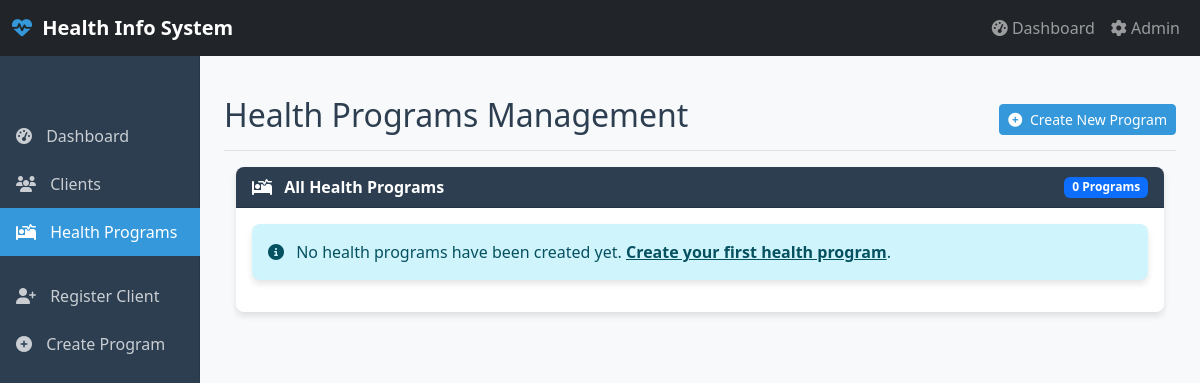
The app's page /programs/, older data.
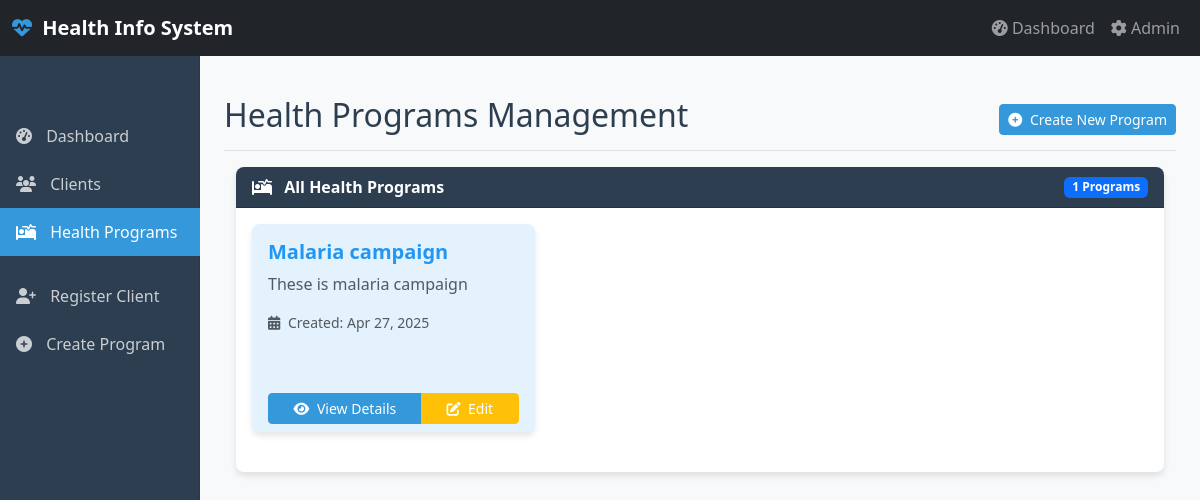
The same page, newer data.
### core/models.py (models this page shows, shortened)
class HealthProgram(models.Model):
    id = models.UUIDField(primary_key=True, default=uuid.uuid4, editable=False)
    name = models.CharField(max_length=100)
    description = models.TextField(blank=True)
    created_at = models.DateTimeField(auto_now_add=True)
    updated_at = models.DateTimeField(auto_now=True)
    class Meta:
        ordering = ['name']

### core/views.py (the view)
# urls.py: path('programs/', views.program_list, name='program_list'),
def program_list(request):
    programs = HealthProgram.objects.all()
    context = {'programs': programs}
    return render(request, 'program/list.html', context)

### core/templates/program/list.html (shortened to what this page needs)
{% extends 'base.html' %}
{% block page_header %}Health Programs Management{% endblock %}
{% block page_actions %}
<div class="btn-group">
    <a href="{% url 'program_create' %}" class="btn btn-sm btn-primary">
        <i class="fas fa-plus-circle me-1"></i> Create New Program
    </a>
</div>
{% endblock %}
{% block content %}
<div class="row">
    <div class="col-12" data-aos="fade-up">
        <div class="card">
            <div class="card-header">
                <div class="d-flex justify-content-between align-items-center">
                    <span><i class="fas fa-procedures me-2"></i> All Health Programs</span>
                    <span class="badge bg-primary">{{ programs.count }} Programs</span>
                </div>
            </div>
            <div class="card-body">
                <div class="row">
                    {% for program in programs %}
                    <div class="col-md-4 mb-4" data-aos="fade-up" data-aos-delay="{{ forloop.counter|add:100 }}">
                        <div class="card h-100 program-card">
                            <div class="card-body">
                                <h5 class="card-title">{{ program.name }}</h5>
                                <p class="card-text text-muted">{{ program.description|truncatechars:100 }}</p>
                                <p class="small text-muted">
                                    <i class="fas fa-calendar-alt me-1"></i> Created: {{ program.created_at|date:"M d, Y" }}
                                </p>
                            </div>
                            <div class="card-footer bg-transparent">
                                <div class="btn-group w-100">
                                    <a href="{% url 'program_detail' pk=program.id %}" class="btn btn-sm btn-primary">
                                        <i class="fas fa-eye me-1"></i> View Details
                                    </a>
                                    <a href="{% url 'program_update' pk=program.id %}" class="btn btn-sm btn-warning text-white">
                                        <i class="fas fa-edit me-1"></i> Edit
                                    </a>
                                </div>
                            </div>
                        </div>
                    </div>
                    {% empty %}
                    <div class="col-12">
                        <div class="alert alert-info">
                            <i class="fas fa-info-circle me-2"></i> No health programs have been created yet.
                            <a href="{% url 'program_create' %}" class="alert-link">Create your first health program</a>.
                        </div>
                    </div>
                    {% endfor %}
                </div>
            </div>
        </div>
    </div>
</div>
{% endblock %}

Row changes from the older to the newer data that the page shows:
added HealthProgram: name "Malaria campaign", description "These is malaria campaign", created_at "Apr 27, 2025"
Text that changed along with them:
{{ programs.count }}: "0" → "1"
text no longer shown: "No health programs have been created yet. Create your first health program ."
